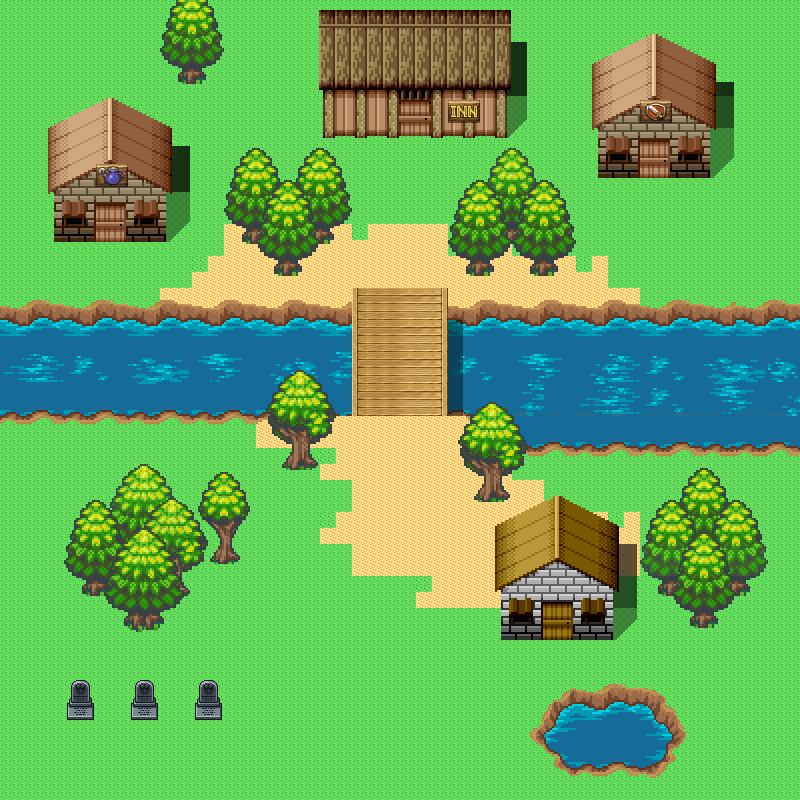

This is a level from a 2D game, rendered from its Tiled map with the project's own tilesets. A one-line summary and the map file follow, with tile-layer data summarised:
An orthogonal 25x25 tile map with 32x32 px tiles, 10 tile layers (Tile Layer 1, Tile Layer 2, Tile Layer 3, Tile Layer 4, ...), 6 tilesets and 73 objects (4x portalO, 3x person, 2x portalIn, startpoint).

<map version="1.0" orientation="orthogonal" renderorder="right-down" width="25" height="25" tilewidth="32" tileheight="32" nextobjectid="241">
 <tileset firstgid="1" name="DragonQuestRetro" tilewidth="32" tileheight="32" tilecount="120" columns="15">
  <image source="../Resources/DragonQuestRetro.png" width="480" height="256" />
 </tileset>
 <tileset firstgid="121" name="Tree" tilewidth="32" tileheight="32" tilecount="120" columns="10">
  <image source="../Resources/Tree.png" width="320" height="384" />
 </tileset>
 <tileset firstgid="241" name="water" tilewidth="32" tileheight="32" tilecount="144" columns="12">
  <image source="../Resources/water.png" width="384" height="384" />
  <tile id="0">
   <animation>
    <frame tileid="0" duration="500" />
    <frame tileid="6" duration="500" />
   </animation>
  </tile>
  <tile id="1">
   <animation>
    <frame tileid="1" duration="500" />
    <frame tileid="7" duration="500" />
   </animation>
  </tile>
  <tile id="2">
   <animation>
    <frame tileid="2" duration="500" />
    <frame tileid="8" duration="500" />
   </animation>
  </tile>
  <tile id="3">
   <animation>
    <frame tileid="3" duration="500" />
    <frame tileid="9" duration="500" />
   </animation>
  </tile>
  <tile id="4">
   <animation>
    <frame tileid="4" duration="500" />
    <frame tileid="10" duration="500" />
   </animation>
  </tile>
  <tile id="5">
   <animation>
    <frame tileid="5" duration="500" />
    <frame tileid="11" duration="500" />
   </animation>
  </tile>
  <tile id="12">
   <animation>
    <frame tileid="12" duration="500" />
    <frame tileid="18" duration="500" />
   </animation>
  </tile>
  <tile id="13">
   <animation>
    <frame tileid="13" duration="500" />
    <frame tileid="19" duration="500" />
   </animation>
  </tile>
  <tile id="14">
   <animation>
    <frame tileid="14" duration="500" />
    <frame tileid="20" duration="500" />
   </animation>
  </tile>
  <tile id="15">
   <animation>
    <frame tileid="15" duration="500" />
    <frame tileid="21" duration="500" />
   </animation>
  </tile>
  <tile id="16">
   <animation>
    <frame tileid="16" duration="500" />
    <frame tileid="22" duration="500" />
   </animation>
  </tile>
  <tile id="17">
   <animation>
    <frame tileid="17" duration="500" />
    <frame tileid="23" duration="500" />
   </animation>
  </tile>
  <tile id="24">
   <animation>
    <frame tileid="24" duration="500" />
    <frame tileid="30" duration="500" />
   </animation>
  </tile>
  <tile id="25">
   <animation>
    <frame tileid="25" duration="500" />
    <frame tileid="31" duration="500" />
   </animation>
  </tile>
  <tile id="26">
   <animation>
    <frame tileid="26" duration="500" />
    <frame tileid="32" duration="500" />
   </animation>
  </tile>
  <tile id="27">
   <animation>
    <frame tileid="27" duration="500" />
    <frame tileid="33" duration="500" />
   </animation>
  </tile>
  <tile id="28">
   <animation>
    <frame tileid="28" duration="500" />
    <frame tileid="34" duration="500" />
   </animation>
  </tile>
  <tile id="29">
   <animation>
    <frame tileid="29" duration="500" />
    <frame tileid="35" duration="500" />
   </animation>
  </tile>
  <tile id="36">
   <animation>
    <frame tileid="36" duration="500" />
    <frame tileid="42" duration="500" />
   </animation>
  </tile>
  <tile id="37">
   <animation>
    <frame tileid="37" duration="500" />
    <frame tileid="43" duration="500" />
   </animation>
  </tile>
  <tile id="38">
   <animation>
    <frame tileid="38" duration="500" />
    <frame tileid="44" duration="500" />
   </animation>
  </tile>
  <tile id="39">
   <animation>
    <frame tileid="39" duration="500" />
    <frame tileid="45" duration="500" />
   </animation>
  </tile>
  <tile id="40">
   <animation>
    <frame tileid="40" duration="500" />
    <frame tileid="46" duration="500" />
   </animation>
  </tile>
  <tile id="41">
   <animation>
    <frame tileid="41" duration="500" />
    <frame tileid="47" duration="500" />
   </animation>
  </tile>
  <tile id="48">
   <animation>
    <frame tileid="48" duration="500" />
    <frame tileid="54" duration="500" />
   </animation>
  </tile>
  <tile id="49">
   <animation>
    <frame tileid="49" duration="500" />
    <frame tileid="55" duration="500" />
   </animation>
  </tile>
  <tile id="50">
   <animation>
    <frame tileid="50" duration="500" />
    <frame tileid="56" duration="500" />
   </animation>
  </tile>
  <tile id="51">
   <animation>
    <frame tileid="51" duration="500" />
    <frame tileid="57" duration="500" />
   </animation>
  </tile>
  <tile id="52">
   <animation>
    <frame tileid="52" duration="500" />
    <frame tileid="58" duration="500" />
   </animation>
  </tile>
  <tile id="53">
   <animation>
    <frame tileid="53" duration="500" />
    <frame tileid="59" duration="500" />
   </animation>
  </tile>
  <tile id="60">
   <animation>
    <frame tileid="60" duration="500" />
    <frame tileid="66" duration="500" />
   </animation>
  </tile>
  <tile id="61">
   <animation>
    <frame tileid="61" duration="500" />
    <frame tileid="67" duration="500" />
   </animation>
  </tile>
  <tile id="62">
   <animation>
    <frame tileid="62" duration="500" />
    <frame tileid="68" duration="500" />
   </animation>
  </tile>
  <tile id="63">
   <animation>
    <frame tileid="63" duration="500" />
    <frame tileid="69" duration="500" />
   </animation>
  </tile>
  <tile id="64">
   <animation>
    <frame tileid="64" duration="500" />
    <frame tileid="70" duration="500" />
   </animation>
  </tile>
  <tile id="65">
   <animation>
    <frame tileid="65" duration="500" />
    <frame tileid="71" duration="500" />
   </animation>
  </tile>
  <tile id="72">
   <animation>
    <frame tileid="72" duration="500" />
    <frame tileid="78" duration="500" />
   </animation>
  </tile>
  <tile id="73">
   <animation>
    <frame tileid="73" duration="500" />
    <frame tileid="79" duration="500" />
   </animation>
  </tile>
  <tile id="74">
   <animation>
    <frame tileid="74" duration="500" />
    <frame tileid="80" duration="500" />
   </animation>
  </tile>
  <tile id="75">
   <animation>
    <frame tileid="75" duration="500" />
    <frame tileid="81" duration="500" />
   </animation>
  </tile>
  <tile id="76">
   <animation>
    <frame tileid="76" duration="500" />
    <frame tileid="82" duration="500" />
   </animation>
  </tile>
  <tile id="77">
   <animation>
    <frame tileid="77" duration="500" />
    <frame tileid="83" duration="500" />
   </animation>
  </tile>
  <tile id="84">
   <animation>
    <frame tileid="84" duration="500" />
    <frame tileid="90" duration="500" />
   </animation>
  </tile>
  <tile id="85">
   <animation>
    <frame tileid="85" duration="500" />
    <frame tileid="91" duration="500" />
   </animation>
  </tile>
  <tile id="86">
   <animation>
    <frame tileid="86" duration="500" />
    <frame tileid="92" duration="500" />
   </animation>
  </tile>
  <tile id="87">
   <animation>
    <frame tileid="87" duration="500" />
    <frame tileid="93" duration="500" />
   </animation>
  </tile>
  <tile id="88">
   <animation>
    <frame tileid="88" duration="500" />
    <frame tileid="94" duration="500" />
   </animation>
  </tile>
  <tile id="89">
   <animation>
    <frame tileid="89" duration="500" />
    <frame tileid="95" duration="500" />
   </animation>
  </tile>
  <tile id="96">
   <animation>
    <frame tileid="96" duration="500" />
    <frame tileid="102" duration="500" />
   </animation>
  </tile>
  <tile id="97">
   <animation>
    <frame tileid="97" duration="500" />
    <frame tileid="103" duration="500" />
   </animation>
  </tile>
  <tile id="98">
   <animation>
    <frame tileid="98" duration="500" />
    <frame tileid="104" duration="500" />
   </animation>
  </tile>
  <tile id="99">
   <animation>
    <frame tileid="99" duration="500" />
    <frame tileid="105" duration="500" />
   </animation>
  </tile>
  <tile id="100">
   <animation>
    <frame tileid="100" duration="500" />
    <frame tileid="106" duration="500" />
   </animation>
  </tile>
  <tile id="101">
   <animation>
    <frame tileid="101" duration="500" />
    <frame tileid="107" duration="500" />
   </animation>
  </tile>
  <tile id="108">
   <animation>
    <frame tileid="108" duration="500" />
    <frame tileid="114" duration="500" />
   </animation>
  </tile>
  <tile id="109">
   <animation>
    <frame tileid="109" duration="500" />
    <frame tileid="115" duration="500" />
   </animation>
  </tile>
  <tile id="110">
   <animation>
    <frame tileid="110" duration="500" />
    <frame tileid="116" duration="500" />
   </animation>
  </tile>
  <tile id="111">
   <animation>
    <frame tileid="111" duration="500" />
    <frame tileid="117" duration="500" />
   </animation>
  </tile>
  <tile id="112">
   <animation>
    <frame tileid="112" duration="500" />
    <frame tileid="118" duration="500" />
   </animation>
  </tile>
  <tile id="113">
   <animation>
    <frame tileid="113" duration="500" />
    <frame tileid="119" duration="500" />
   </animation>
  </tile>
  <tile id="120">
   <animation>
    <frame tileid="120" duration="500" />
    <frame tileid="126" duration="500" />
   </animation>
  </tile>
  <tile id="121">
   <animation>
    <frame tileid="121" duration="500" />
    <frame tileid="127" duration="500" />
   </animation>
  </tile>
  <tile id="122">
   <animation>
    <frame tileid="122" duration="500" />
    <frame tileid="128" duration="500" />
   </animation>
  </tile>
  <tile id="123">
   <animation>
    <frame tileid="123" duration="500" />
    <frame tileid="129" duration="500" />
   </animation>
  </tile>
  <tile id="124">
   <animation>
    <frame tileid="124" duration="500" />
    <frame tileid="130" duration="500" />
   </animation>
  </tile>
  <tile id="125">
   <animation>
    <frame tileid="125" duration="500" />
    <frame tileid="131" duration="500" />
   </animation>
  </tile>
  <tile id="132">
   <animation>
    <frame tileid="132" duration="500" />
    <frame tileid="138" duration="500" />
   </animation>
  </tile>
  <tile id="133">
   <animation>
    <frame tileid="133" duration="500" />
    <frame tileid="139" duration="500" />
   </animation>
  </tile>
  <tile id="134">
   <animation>
    <frame tileid="134" duration="500" />
    <frame tileid="140" duration="500" />
   </animation>
  </tile>
  <tile id="135">
   <animation>
    <frame tileid="135" duration="500" />
    <frame tileid="141" duration="500" />
   </animation>
  </tile>
  <tile id="136">
   <animation>
    <frame tileid="136" duration="500" />
    <frame tileid="142" duration="500" />
   </animation>
  </tile>
  <tile id="137">
   <animation>
    <frame tileid="137" duration="500" />
    <frame tileid="143" duration="500" />
   </animation>
  </tile>
 </tileset>
 <tileset firstgid="385" name="houses1" tilewidth="32" tileheight="32" tilecount="208" columns="13">
  <image source="../Resources/houses1.png" width="447" height="539" />
 </tileset>
 <tileset firstgid="593" name="Exteriors" tilewidth="32" tileheight="32" tilecount="256" columns="16">
  <image source="../Resources/Exteriors.png" width="512" height="512" />
 </tileset>
 <tileset firstgid="849" name="dragonQuestTown" tilewidth="32" tileheight="32" tilecount="100" columns="10">
  <image source="../Resources/dragonQuestTown.png" width="320" height="320" />
 </tileset>
 <layer name="Tile Layer 1" width="25" height="25">
  <data>[625 cells, 616 non-empty, 3 distinct tile ids]</data>
 </layer>
 <layer name="Tile Layer 2" width="25" height="25">
  <data>[625 cells, 200 non-empty, 39 distinct tile ids]</data>
 </layer>
 <layer name="Tile Layer 3" width="25" height="25">
  <data>[625 cells, 148 non-empty, 107 distinct tile ids]</data>
 </layer>
 <objectgroup name="Object Layer 1">
  <object id="14" x="4" y="304" width="345.333" height="110.667" />
  <object id="15" x="449.333" y="309.333" width="345.333" height="98.6667" />
  <object id="16" x="322.667" y="306.667" width="32" height="109.333" />
  <object id="17" x="442.667" y="318.667" width="28" height="94.6667" />
  <object id="19" x="476" y="382.667" width="329.333" height="69.3333" />
  <object id="20" x="2.66667" y="414.667" width="341.333" height="5.33333" />
  <object id="43" name="portalO" type="portalO" x="790" y="-8" width="32" height="856" />
  <object id="45" type="portalO" x="0" y="-22" width="804" height="46" />
  <object id="52" x="320" y="8" width="196" height="134" />
  <object id="68" x="645.333" y="537.333" width="45.3333" height="54.6667" />
  <object id="70" x="720" y="540" width="41.3333" height="54.6667" />
  <object id="72" x="684" y="498.667" width="44" height="52" />
  <object id="74" x="596" y="73.3333" width="113.333" height="101.333" />
  <object id="75" x="50.6667" y="140" width="117.333" height="101.333" />
  <object id="102" x="521.333" y="225.333" width="48" height="32" />
  <object id="103" x="498.667" y="185.333" width="28" height="41.3333" />
  <object id="104" x="502.667" y="228" width="16" height="16" />
  <object id="107" x="473.333" y="225.333" width="30.6667" height="22.6667" />
  <object id="108" x="480" y="188" width="22.6667" height="46.6667" />
  <object id="111" x="309.333" y="190.667" width="25.3333" height="50.6667" />
  <object id="113" x="240" y="206.667" width="36" height="32" />
  <object id="114" x="268" y="204" width="38.6667" height="29.3333" />
  <object id="115" x="272" y="242.667" width="35.3333" height="44.6667" />
  <object id="116" x="466.667" y="256" width="28" height="26.6667" />
  <object id="117" x="530" y="256.667" width="26.6667" height="26" />
  <object id="118" x="452" y="227.333" width="54.6667" height="30" />
  <object id="119" x="506.667" y="224.667" width="15.3333" height="24" />
  <object id="120" x="496" y="201.333" width="34.6667" height="38.6667" />
  <object id="124" x="282" y="448.667" width="37.3333" height="28.6667" />
  <object id="127" x="471.333" y="480" width="42" height="26.6667" />
  <object id="131" x="678.667" y="590.667" width="48" height="46.6667" />
  <object id="132" x="649.333" y="582.667" width="33.3333" height="20" />
  <object id="133" x="733.333" y="585.333" width="16" height="20" />
  <object id="139" x="118.667" y="605.333" width="50.6667" height="38.6667" />
  <object id="140" x="118.667" y="518.667" width="56" height="86.6667" />
  <object id="141" x="78.6667" y="572" width="29.3333" height="32" />
  <object id="142" x="169.333" y="556" width="17.3333" height="48" />
  <object id="143" x="70.6667" y="573.333" width="45.3333" height="10.6667" />
  <object id="146" x="210.667" y="538.667" width="28" height="37.3333" />
  <object id="147" x="597.333" y="144" width="114.667" height="42.6667" />
  <object id="148" x="54.6667" y="209.333" width="114.667" height="44" />
  <object id="150" x="110.667" y="497.333" width="62.6667" height="62.6667" />
  <object id="151" x="680" y="509.333" width="46.6667" height="33.3333" />
  <object id="152" x="674.667" y="500" width="54.6667" height="40" />
  <object id="153" x="240" y="206.667" width="29.3333" height="46.6667" />
  <object id="154" x="310.667" y="210.667" width="26.6667" height="38.6667" />
  <object id="155" x="173.333" y="64" width="36" height="28" />
  <object id="156" x="164" y="48" width="57.3333" height="21.3333" />
  <object id="177" x="193.333" y="700" width="28" height="26.6667" />
  <object id="178" x="128" y="700" width="32" height="28" />
  <object id="179" x="62.6667" y="702.667" width="32" height="26.6667" />
  <object id="180" name="portal6" type="portalO" x="2.66667" y="-20" width="10.6667" height="865.333" />
  <object id="181" x="544" y="738.667" width="137.333" height="37.3333" />
  <object id="184" x="538.667" y="725.333" width="142.667" height="17.3333" />
  <object id="185" x="529.333" y="733.333" width="22.6667" height="9.33333" />
  <object id="186" x="544" y="705.333" width="132" height="28" />
  <object id="188" x="545.333" y="690.667" width="120" height="24" />
  <object id="191" x="568" y="617.333" />
  <object id="192" x="556" y="633.333" />
  <object id="195" x="497.333" y="537.333" width="116" height="102.667" />
  <object id="196" name="portal1" type="portalIn" x="542.667" y="600" width="33.3333" height="45.3333" />
  <object id="203" name="startpoint" type="startpoint" x="388" y="731" width="23" height="20" />
  <object id="205" name="portalO" type="portalO" x="14" y="796" width="804" height="10" />
  <object id="206" x="944" y="66" />
  <object id="215" name="girl1" type="person" x="426" y="342" width="20" height="19" />
  <object id="216" name="man1" type="person" x="297" y="497" width="28" height="25" />
  <object id="230" x="300" y="512" width="25" height="29" />
  <object id="231" x="432" y="354" width="21" height="30" />
  <object id="234" name="portal2" type="portalIn" x="391" y="90" width="45" height="59" />
  <object id="236" name="oldMan1Back" type="person" x="140" y="712" width="11" height="15" />
  <object id="238" x="148" y="729" width="22" height="27" />
  <object id="239" x="541" y="599" height="43" />
  <object id="240" x="573" y="597" width="4" height="40" />
 </objectgroup>
 <layer name="Tile Layer 4" width="25" height="25">
  <data>[625 cells, 26 non-empty, 24 distinct tile ids]</data>
 </layer>
 <layer name="Tile Layer 5" width="25" height="25">
  <data>[625 cells, 4 non-empty, 4 distinct tile ids]</data>
 </layer>
 <layer name="Tile Layer 6" width="25" height="25">
  <data>[625 cells, 19 non-empty, 19 distinct tile ids]</data>
 </layer>
 <layer name="Tile Layer 7" width="25" height="25" opacity="0.91">
  <data>[625 cells, 55 non-empty, 31 distinct tile ids]</data>
 </layer>
 <layer name="Tile Layer 8" width="25" height="25" opacity="0.99">
  <data>[625 cells, 45 non-empty, 19 distinct tile ids]</data>
 </layer>
 <layer name="Tile Layer 9" width="25" height="25">
  <data>[625 cells, 118 non-empty, 68 distinct tile ids]</data>
 </layer>
 <layer name="Tile Layer 10" width="25" height="25">
  <data>[625 cells, 95 non-empty, 74 distinct tile ids]</data>
 </layer>
</map>
